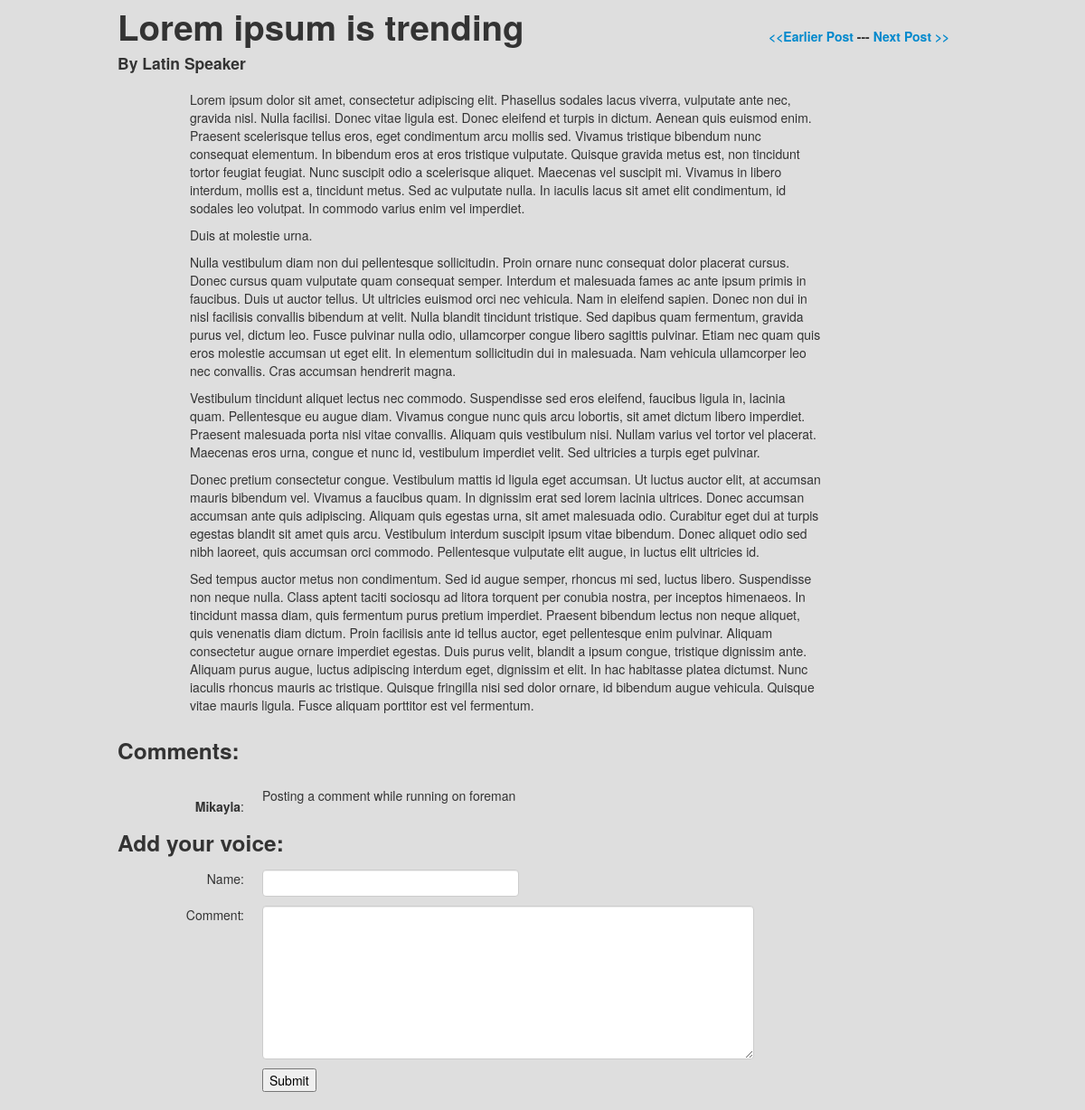
The page /blog/6/ on the database its author committed.
### blog/models.py (models this page shows, shortened)
class Post(models.Model):
	title = models.CharField(max_length=200)
	pub_date = models.DateTimeField('date published')
	author = models.CharField(max_length=50)
	text = models.TextField()
	edit_date = models.DateTimeField('date last edited')
	def next_id(self):
		return self.id + 1
	def prev_id(self):
		return self.id - 1
	class Meta:
		ordering = ('pub_date',)

class Comment(models.Model):
	post = models.ForeignKey(Post)
	commentor = models.CharField(max_length=50)
	com_text = models.TextField()
	com_date = models.DateTimeField('date commented')
	class Meta:
		ordering = ('com_date',)

### blog/views.py (the view)
# urls.py: url(r'^(?P<post_id>\d+)/$', views.detail, name='detail'),
def detail(request, post_id):
	post = get_object_or_404(Post, pk=post_id)
	if (request.POST):
		post.comment_set.create(commentor=request.POST['name'], com_text=request.POST['comtext'], com_date=timezone.now())
	comment_list = post.comment_set.order_by('com_date')
	return render(request, 'blog/detail.html', {'post': post, 'comment_list': comment_list})

### blog/templates/blog/detail.html (shortened to what this page needs)
{% load staticfiles %}
<!DOCTYPE html>
<html>
  <head>
    <link href="{% static 'blog/bootstrap.css' %}" type = "text/css" rel="stylesheet" media="screen">
  </head>
  <body>
<div class="container">
	<div class="row">
		<div class="span9">
<h1>{{ post.title }}</h1>
<h4>By {{ post.author }}</h4></div>
<div class="span3"
<br><br><h5>
	{% if post.prev_id != 0 %}
		<a href="{% url 'blog:detail' post.prev_id  %}">&lt&lt;Earlier Post</a> ---
	{% endif %}
	<a href="{% url 'blog:detail' post.next_id %}">Next Post &gt&gt</a></h5>
</div>
</div>
<div class="row">
<div class="span9 offset1">
<p> {{ post.text|linebreaks }}</p>
</div>
</div>
{% if comment_list %}
<h3>Comments:</h3>
	{% for c in comment_list %}
	<div class="row">
	<div class="span2 r-align"><strong><small><br></small>{{ c.commentor }}</strong>: </div>
	<div class="span8"><p>{{ c.com_text|linebreaks }}</p></div>
	</div>
	{% endfor %}
{% endif %}
<h3>Add your voice:</h3>
<form action="{% url 'blog:detail' post.id %}" method="post">
	<div class="row">
		<div class="span2 r-align">
	Name:</div> <div class="span7"> <input type="text" class="input-xlarge" name="name" /> </div></div>
	<div class="row"><div class="span2 r-align">
	Comment:</div> <div class="span7"> <textarea class="input-xxlarge" name="comtext" rows="8" columns="100"></textarea> </div>
</div>
	<div class="row"><div class="span3 offset2">
	<input type="submit"></div></div>
</form>
</div>
</body>
</html>

### rows shown on the page
Post: title "Lorem ipsum is trending", author "Latin Speaker", text "Lorem ipsum dolor sit amet, consectetur adipiscing elit. Phasellus sodales lacus viverra, vulputate ante nec, gravida nisl. Nulla facilisi. Donec vitae ligula est. Donec eleifend et turpis in dictum. Aenean quis euismod enim. Praesent scelerisque tellus eros, eget condimentum arcu mollis sed. Vivamus tristique bibendum nunc consequat elementum. In bibendum eros at eros tristique vulputate. Quisque gravida metus est, non tincidunt tortor feugiat feugiat. Nunc suscipit odio a scelerisque aliquet. Maecenas vel suscipit mi. Vivamus in libero interdum, mollis est a, tincidunt metus. Sed ac vulputate nulla. In iaculis lacus sit amet elit condimentum, id sodales leo volutpat. In commodo varius…"
Comment: commentor "Mikayla", com_text "Posting a comment while running on foreman"
